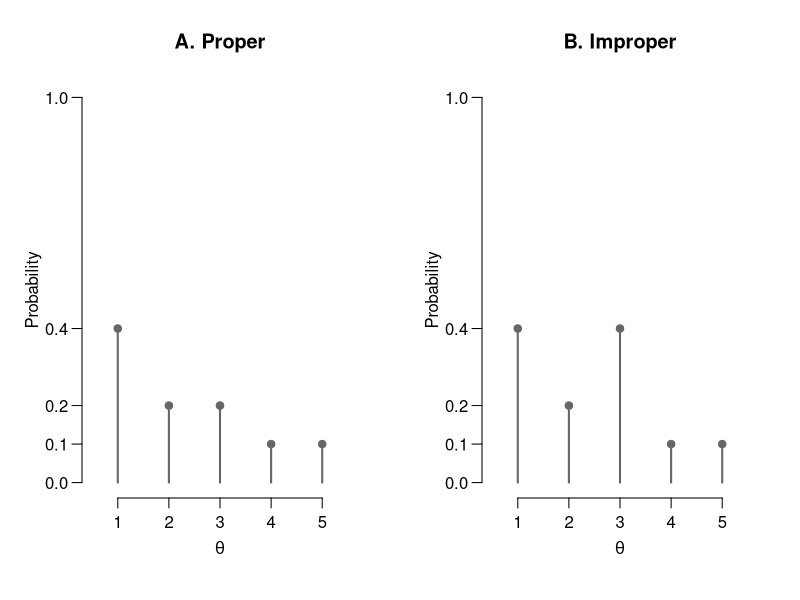

Reproduce this figure in R.
## ---- chunk 1
knitr::opts_chunk$set(echo = TRUE)
## ---- chunk 2
layout(matrix(1:2, nrow = 1))
par(mgp = c(2, .7, 0))
x <- 1:5
y <- c(12, 6, 6, 3, 3)
y <- y / sum(y)

plot(x, y, pch = 19, col = "gray40", axes = F, ylim = c(0, 1), ylab = "Probability", xlab = expression(theta), main = "A. Proper", xlim = c(.5, 5.5))
axis(1, x)
axis(2, c(0, unique(y), 1), las = 2)
for(i in x) lines(rep(x[i], 2), c(0, y[i]), col = "gray40", lwd = 2)

par(mgp = c(2, .7, 0))
y[3] <- .4

plot(x, y, pch = 19, col = "gray40", axes = F, ylim = c(0, 1), xlim = c(.5, 5.5), ylab = "Probability", xlab = expression(theta), main = "B. Improper")
axis(1, x)
axis(2, c(0, unique(y), 1), las = 2)
for(i in x) lines(rep(x[i], 2), c(0, y[i]), col = "gray40", lwd = 2)
